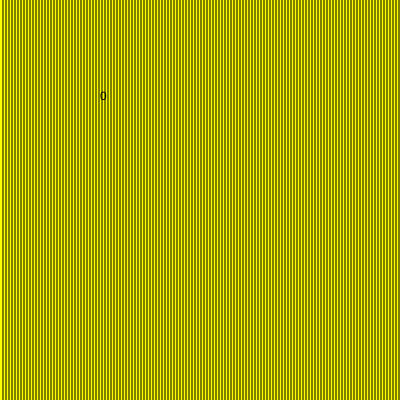
Frame 1 (no input)
Frame 60 (no input): identical to frame 1, image omitted
Frame 120 (the mouse pressed at the canvas centre since frame 60): identical to frame 1, image omitted

The p5.js sketch that drew this single still picture (run headless with seeded random() and noise() and a simulated clock; from frame 60 on, the mouse is pressed at the canvas centre):

// p5.js sketch
// ── sketch.js
let state = 0;

function setup() {
  createCanvas(400, 400);
}

function draw() {

  background(100);

  switch (state) {

    case 0:
      background("yellow");
      for (let lineX = 3; lineX <= 400; lineX += 3) {
        line(lineX, 0, lineX, height);
      }
      text("0", 100, 100);
      break;

    case 1:
      background("blue");
      for (let j = 0; j < 20; j++) {
        for (let i = 0; i < 20; i++) {
          rect(i * 20, j * 20, 12, 12);
        }
      }
      text("1", 100, 100);
      break;

    case 2:
      background("green");
      for (let j = 0; j < 20; j++) {
        for (let i = 0; i < 20; i++) {
          ellipse(i * 21, j * 20, 12, 12);
        }
      }
      text("2", 100, 100);
      break;

    case 3:
      background("red");
      for (let j = 0; j < 20; j++) {
        for (let i = 0; i < 20; i++) {
          rect(i * 20, j * 20, 1, 2);
        }
      }
      text("3", 100, 100);
      break;

    case 4:
      background("purple");
      for (let j = 0; j < 20; j++) {
        for (let i = 0; i < 20; i++) {
          rect(i * 20, j * 20, 22, 22);
        }
      }
      text("4", 100, 100);
      break;
  }
}

function mouseReleased() {
  state++;
  if (state > 4) state = 0;

}
